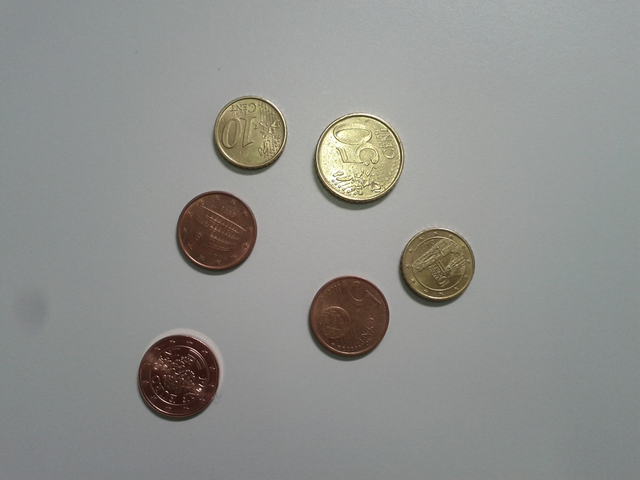
#> input picture img/moedas.png, 640 x 480 px
$ python moedas.py   (Python 2 division)   (older library calls are emulated)
#> lines starting #> are read from the running program, lines starting #| are printed output that depends on the picture; after the words box and inside, x2 and y2 are one past the last pixel; in counts of white or black regions, pixels touching at a corner belong together
#! /usr/local/python

import cv2
import numpy as np
import matplotlib.pyplot as plt

print "OpenCV version:", cv2.__version__


img = cv2.imread('../img/moedas.png')
#> img is the input picture: shape (480, 640, 3); mean B, G, R 141.2, 144.4, 143.6

print "shape tuple RGB:", img.shape
#| shape tuple RGB: (480, 640, 3)
print "height:", img.shape[0], "width:", img.shape[1], "channels:", img.shape[2]
#| height: 480 width: 640 channels: 3

cv2.imshow('img_gray', img)
cv2.waitKey(0)

imgHSV = cv2.cvtColor(img, cv2.COLOR_BGR2HSV)
#> imgHSV: shape (480, 640, 3); mean H, S, V 66.3, 16.7, 146.6

mask1 = cv2.inRange(imgHSV, (15, 10, 10), (36, 250, 200))
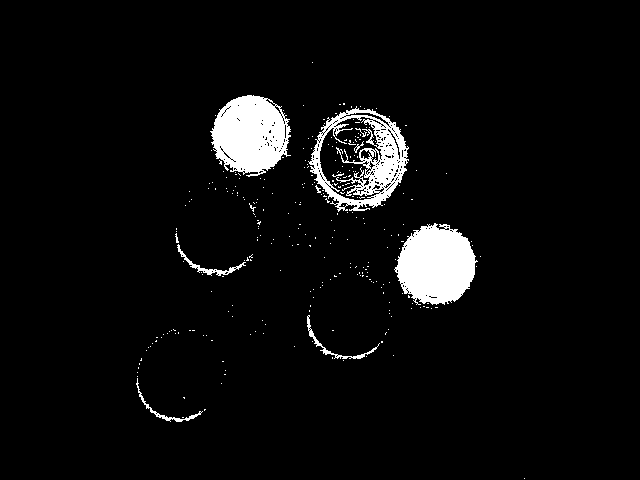
#> mask1: shape (480, 640); 4.9% white; 285 white regions (275 under 20 px), largest, box (x1, y1, x2, y2) and area: (394, 223, 478, 305) 4893, (210, 95, 291, 177) 4671, (308, 106, 409, 212) 3995
mask2 = cv2.inRange(imgHSV, (0, 100, 10), (20, 150, 100))
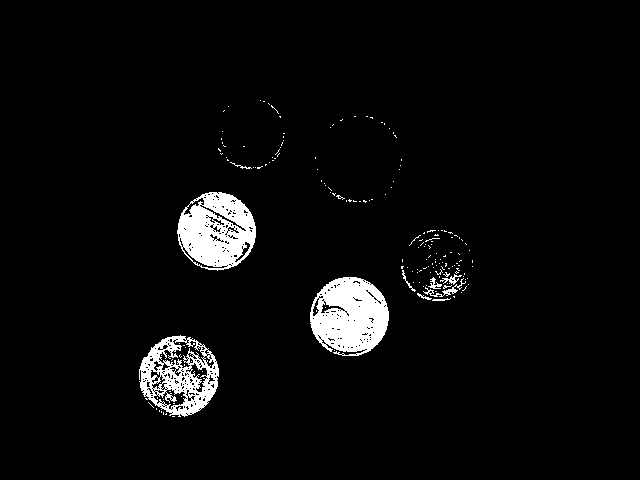
#> mask2: shape (480, 640); 4.2% white; 175 white regions (165 under 20 px), largest, box (x1, y1, x2, y2) and area: (310, 277, 389, 356) 4497, (177, 192, 256, 271) 4173, (139, 335, 219, 417) 3238

mask = cv2.bitwise_or(mask1, mask2)
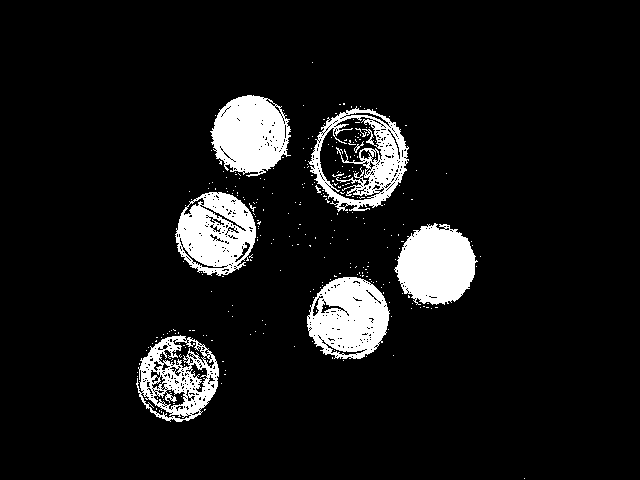
#> mask: shape (480, 640); 8.8% white; 287 white regions (278 under 20 px), largest, box (x1, y1, x2, y2) and area: (394, 223, 478, 305) 4893, (307, 277, 390, 359) 4788, (210, 95, 291, 177) 4671

cv2.imshow('mask', mask)
cv2.waitKey(0)

kernel = np.ones((3, 3),np.uint8)
opening = cv2.morphologyEx(mask, cv2.MORPH_OPEN, kernel)
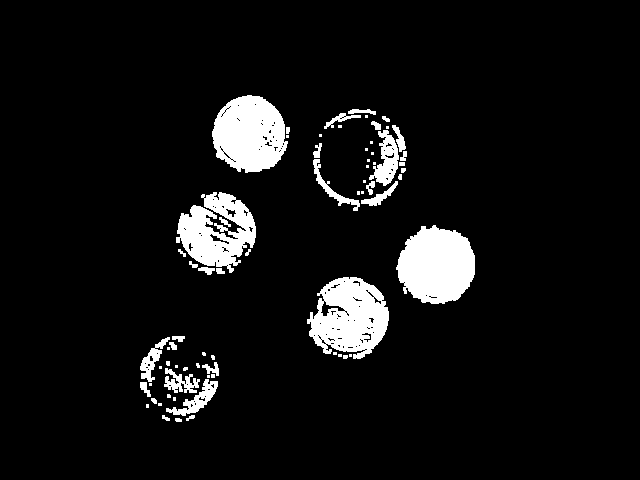
#> opening: shape (480, 640); 7.2% white; 69 white regions (33 under 20 px), largest, box (x1, y1, x2, y2) and area: (396, 225, 475, 304) 4705, (307, 277, 389, 359) 4483, (212, 95, 288, 173) 4390

cv2.imshow('opening', opening)
cv2.waitKey(0)

dilation = cv2.dilate(opening, kernel,iterations=7)
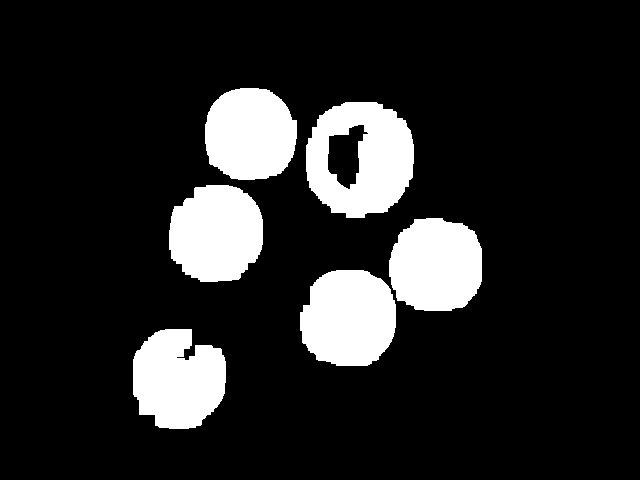
#> dilation: shape (480, 640); 14.6% white; 6 white regions
cv2.imshow('dilation', dilation)
cv2.waitKey(0)

im, contours, hierarchy = cv2.findContours(dilation, cv2.RETR_EXTERNAL, cv2.CHAIN_APPROX_NONE)
#> contours = 6 contours; box (x1, y1, x2, y2) and area: (306, 102, 414, 218) 9920, (300, 270, 396, 366) 7392, (169, 185, 263, 282) 7222, (133, 329, 226, 429) 7068, (389, 218, 482, 311) 7022, (205, 88, 297, 180) 6799

# Draw contours:
cv2.drawContours(img, contours, -1, (0, 255, 0), 2)
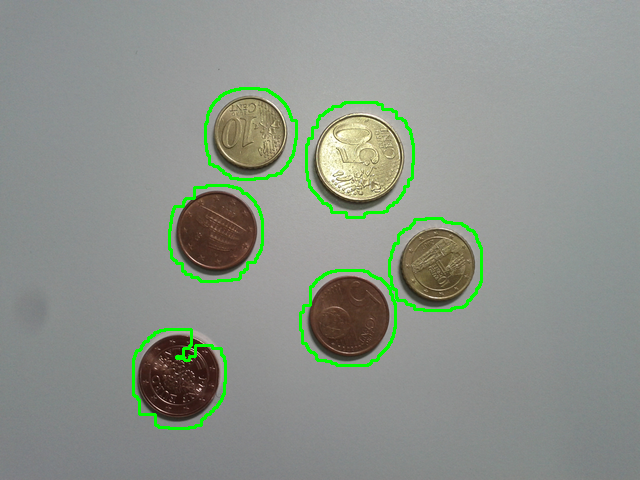
#> img: shape (480, 640, 3); 2.16% of pixels changed, all inside (x1, y1, x2, y2) = (132, 87, 483, 430)

cv2.imshow('target', img)
cv2.waitKey(0)
